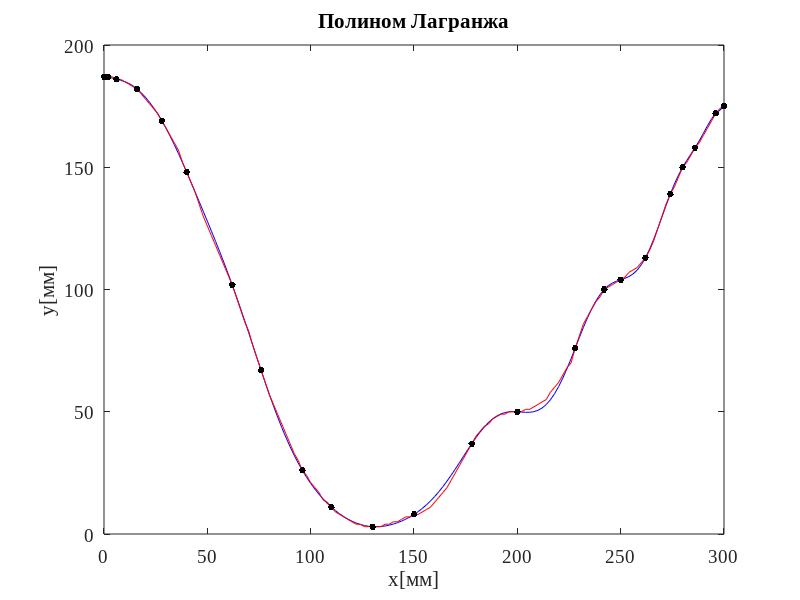
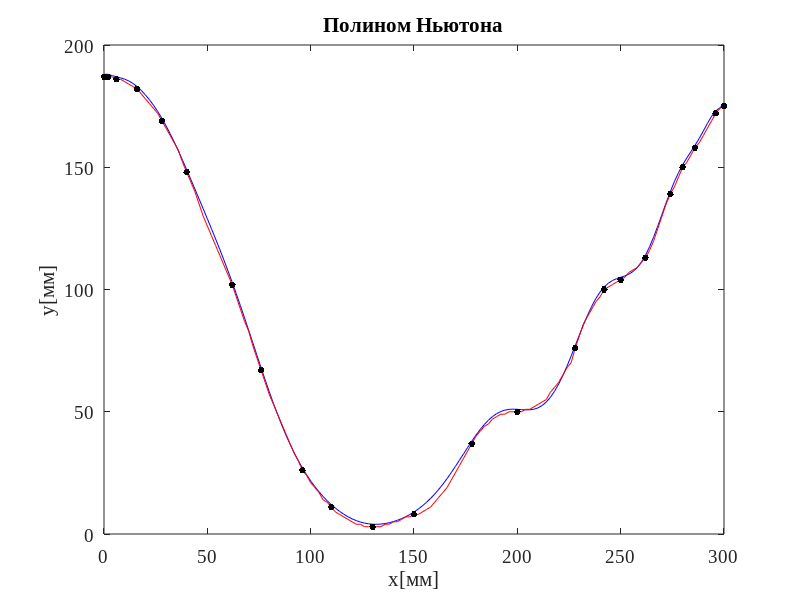
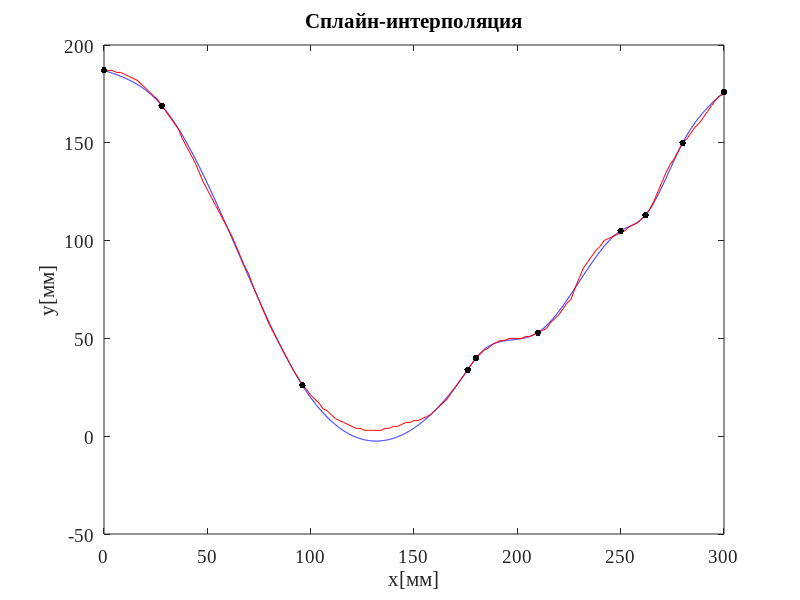
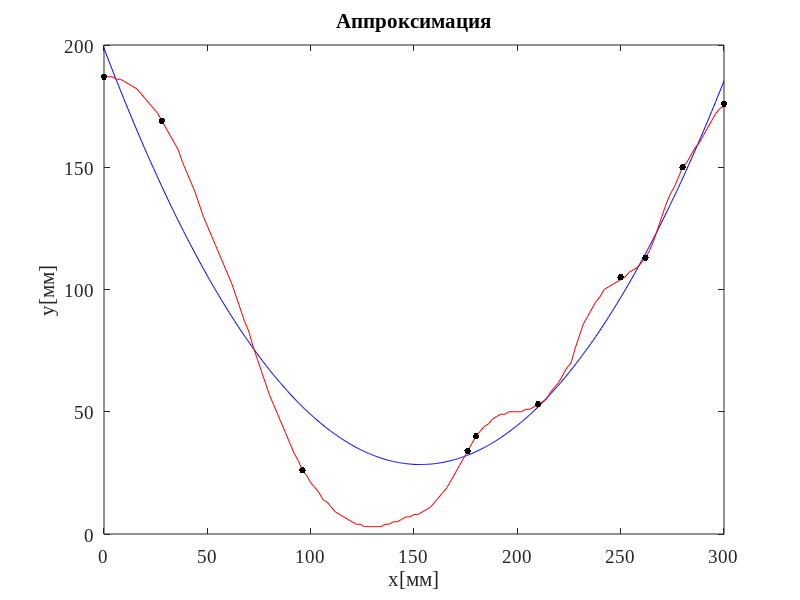

These charts were generated, in order, by the following MATLAB code:
clear all;
clc;
x = 0:2:300;
y = [187, 187, 187, 186, 186, 185, 184 183, 182, 180, 178, 176, 174, 172, 169, 166, 163, 160, 157, 152, 148, 144, 140, 135, 130, 126, 122, 118, 114, 110, 106, 102, 97, 92, 87, 83, 77, 72, 67, 62, 57, 53, 49, 45, 41, 37, 33, 30, 26, 24, 21, 19, 17, 14, 13, 11, 9, 8, 7, 6, 5, 4, 4, 3, 3, 3, 3, 3, 4, 4, 5, 5, 6, 7, 7, 8, 8, 9, 10, 11, 13, 15, 17, 19, 22, 25, 28, 31, 34, 37, 40, 42, 44, 45, 47. 48, 49, 49, 50, 50, 50, 50, 51, 51, 52, 53, 54, 55, 58, 60, 62, 65, 68, 70, 76, 81, 86, 89, 92, 95, 97, 100, 101, 102, 103, 104, 105, 107, 108, 109, 111, 113, 116, 120, 125, 130, 135, 139, 142, 146, 150, 152, 155, 158, 160, 163, 166, 169, 172, 174, 175];
y_23dots = [187, 187, 186, 182, 169, 148, 102, 67, 26, 11, 3, 8, 37, 50, 76, 100, 104, 113, 139, 150, 158, 172, 175];
x_23dots = [0, 2, 6, 16, 28, 40, 62, 76, 96, 110, 130, 150, 178, 200, 228, 242, 250, 262, 274, 280, 286, 296, 300];
%-------------Lagrange------------
n = length(x_23dots);
y_lagrange = 0;
for k = 1:n
    t = 1;
    for j = [1:k-1, k+1:n]
        t = t .* (x-x_23dots(j))./(x_23dots(k)-x_23dots(j));
    end
    y_lagrange = y_lagrange + y_23dots(k) .* t;
end
hold on;
fig1 = figure;
plot(x, y_lagrange, 'blue', x, y, 'red', x_23dots, y_23dots, '.black', 'MarkerSize', 15);
title('Полином Лагранжа');
xlabel('x[мм]')
ylabel('y[мм]')
set(gca,'FontSize', 14,'FontName', 'Times New Roman')
print('D:\Даша\Политех\Численные методы\Lagrange.jpg', '-r600', '-dtiff')
close(fig1);
%--------------Newton-------------
y_newton = 1;
delta_y = 0;
for i = 1:length(y_23dots)
    delta_y (1, i) = y_23dots(i);
end
for i = 2:length(y_23dots)
    for j = 1:length(y_23dots)
        if (j < i)
           delta_y(i, j) = 0; 
        else 
           delta_y(i, j) = (delta_y(i-1, j) - delta_y(i-1, j-1)) / (x_23dots(j) - x_23dots(j-i+1));
        end
    end
end
for i=1:length(y_23dots)
    t = 1;
    for j=1:i-1
        t = t .* (x - x_23dots(j));
    end
    y_newton = y_newton + delta_y(i, i) * t;
end
hold on;
fig2 = figure;
plot (x, y_newton, 'blue', x, y, 'red', x_23dots, y_23dots, '.black', 'MarkerSize', 15);
title('Полином Ньютона');
xlabel('x[мм]')
ylabel('y[мм]')
set(gca,'FontSize', 14,'FontName', 'Times New Roman')
print('D:\Даша\Политех\Численные методы\Newton.jpg', '-r600', '-dtiff')
close(fig2);
%------------Spline------------
y_10dots = [187, 169, 26, 34, 40, 53, 105, 113, 150, 176];
x_10dots = [0, 28, 96, 176, 180, 210, 250, 262, 280, 300];
Matrix_coeff_left = zeros (26, 26);
Matrix_coeff_right = zeros (1, 26);
for i = 1:9
   Matrix_coeff_right(1, i) = y_10dots(i+1) - y_10dots(i);
end
j = 1;
for i = 1:9
   if i == 1
      Matrix_coeff_left (i, j) = x_10dots(j+1) - x_10dots(j);
      Matrix_coeff_left (i, j+17) = (x_10dots(j+1) - x_10dots(j))^3;
   else
      Matrix_coeff_left (i, j) = x_10dots(j+1) - x_10dots(j);
      Matrix_coeff_left (i, j+8) = (x_10dots(j+1) - x_10dots(j))^2;
      Matrix_coeff_left (i, j+17) = (x_10dots(j+1) - x_10dots(j))^3;
   end
   j = j + 1;
end
j = 1;
for i = 10:17
   if i == 10
      Matrix_coeff_left (i, j) = 1;
      Matrix_coeff_left (i, j+1) = -1;
      Matrix_coeff_left (i, j+17) = 3*((x_10dots(j+1) - x_10dots(j))^2);
   else
      Matrix_coeff_left (i, j) = 1;
      Matrix_coeff_left (i, j+1) = -1;
      Matrix_coeff_left (i, j+8) = 2*(x_10dots(j+1) - x_10dots(j));
      Matrix_coeff_left (i, j+17) = 3*((x_10dots(j+1) - x_10dots(j))^2);
   end
   j = j + 1;
end
j = 1;
for i = 18:25
   if i == 18
      Matrix_coeff_left (i, j+9) = -1;
      Matrix_coeff_left (i, j+17) = 3*(x_10dots(j+1) - x_10dots(j));
   else
      Matrix_coeff_left (i, j+8) = 1;
      Matrix_coeff_left (i, j+9) = -1;
      Matrix_coeff_left (i, j+17) = 3*(x_10dots(j+1) - x_10dots(j));
   end
   j = j + 1;
end
Matrix_coeff_left (26, 17) = 1;
Matrix_coeff_left (26, 26) = 3*(x_10dots(10) - x_10dots(9));
Matrix_coeff_right = Matrix_coeff_right';
coeff_spl = Matrix_coeff_left\Matrix_coeff_right;
x_10dots_1 = 0:0.1:28;
x_10dots_2 = 28:0.1:96;
x_10dots_3 = 96:0.1:176;
x_10dots_4 = 176:0.1:180;
x_10dots_5 = 180:0.1:210;
x_10dots_6 = 210:0.1:250;
x_10dots_7 = 250:0.1:262;
x_10dots_8 = 262:0.1:280;
x_10dots_9 = 280:0.1:300;
S_1 = y_10dots(1) + coeff_spl(1)*(x_10dots_1-x_10dots(1)) + coeff_spl(18)*((x_10dots_1-x_10dots(1)).^3);
S_2 = y_10dots(2) + coeff_spl(2)*(x_10dots_2-x_10dots(2)) + coeff_spl(10)*((x_10dots_2-x_10dots(2)).^2) + coeff_spl(19)*((x_10dots_2-x_10dots(2)).^3);
S_3 = y_10dots(3) + coeff_spl(3)*(x_10dots_3-x_10dots(3)) + coeff_spl(11)*((x_10dots_3-x_10dots(3)).^2) + coeff_spl(20)*((x_10dots_3-x_10dots(3)).^3);
S_4 = y_10dots(4) + coeff_spl(4)*(x_10dots_4-x_10dots(4)) + coeff_spl(12)*((x_10dots_4-x_10dots(4)).^2) + coeff_spl(21)*((x_10dots_4-x_10dots(4)).^3);
S_5 = y_10dots(5) + coeff_spl(5)*(x_10dots_5-x_10dots(5)) + coeff_spl(13)*((x_10dots_5-x_10dots(5)).^2) + coeff_spl(22)*((x_10dots_5-x_10dots(5)).^3);
S_6 = y_10dots(6) + coeff_spl(6)*(x_10dots_6-x_10dots(6)) + coeff_spl(14)*((x_10dots_6-x_10dots(6)).^2) + coeff_spl(23)*((x_10dots_6-x_10dots(6)).^3);
S_7 = y_10dots(7) + coeff_spl(7)*(x_10dots_7-x_10dots(7)) + coeff_spl(15)*((x_10dots_7-x_10dots(7)).^2) + coeff_spl(24)*((x_10dots_7-x_10dots(7)).^3);
S_8 = y_10dots(8) + coeff_spl(8)*(x_10dots_8-x_10dots(8)) + coeff_spl(16)*((x_10dots_8-x_10dots(8)).^2) + coeff_spl(25)*((x_10dots_8-x_10dots(8)).^3);
S_9 = y_10dots(9) + coeff_spl(9)*(x_10dots_9-x_10dots(9)) + coeff_spl(17)*((x_10dots_9-x_10dots(9)).^2) + coeff_spl(26)*((x_10dots_9-x_10dots(9)).^3);
hold on;
fig3 = figure;
plot(x_10dots_1, S_1, 'blue', x_10dots_2, S_2, 'blue', x_10dots_3, S_3, 'blue', x_10dots_4, S_4, 'blue', x_10dots_5, S_5, 'blue', x_10dots_6, S_6, 'blue', x_10dots_7, S_7, 'blue', x_10dots_8, S_8, 'blue', x_10dots_9, S_9, 'blue', x, y, 'red', x_10dots, y_10dots, '.black', 'MarkerSize', 15);
title('Сплайн-интерполяция');
xlabel('x[мм]')
ylabel('y[мм]')
set(gca,'FontSize', 14,'FontName', 'Times New Roman')
print('D:\Даша\Политех\Численные методы\Spline.jpg', '-r600', '-dtiff')
close(fig3);
%------------Approximation----------------
N = length(x_10dots);
m = 2;
POWERX = zeros(2*m);
for k = 1:2*m
    for i = 1:N
       POWERX(k) =  POWERX(k) + x_10dots(i).^k;
    end
end
SUMX = zeros(m+1, m+1);
for l = 1:m+1
    for j = 1:m+1
        if (j == 1 && l == 1)
            SUMX(l, j) = N;
        else
            SUMX(l, j) = POWERX(l + j - 2);
        end
    end
end
PRAW = zeros(m+1);
for l = 1:m+1 
    for i = 1:N
        PRAW(l) = PRAW(l) + y_10dots(i).*(x_10dots(i).^(l-1));
    end
end
coeff_mnk = SUMX.'\PRAW;
coeff_mnk = coeff_mnk.';
S2 = 1;
for i = 1:N
    S2_ = y_10dots(i);
    for j = 1:m+1
        S2_ = S2_ - coeff_mnk(j).*(x_10dots.^(j-1)); 
    end
    S2 = S2 + (S2_.^2);
end
S2 = S2./(N-m-1);
sigma = sqrt(S2);
x_appr = 0:0.5:300;
y_appr = coeff_mnk(1, 3)*x_appr.^2 + coeff_mnk(1, 2)*x_appr + coeff_mnk(1, 1);
hold on;
fig4 = figure;
plot (x_appr, y_appr, 'blue', x, y, 'red', x_10dots, y_10dots, '.black', 'MarkerSize', 15);
title('Аппроксимация');
xlabel('x[мм]')
ylabel('y[мм]')
set(gca,'FontSize', 14,'FontName', 'Times New Roman')
print('D:\Даша\Политех\Численные методы\Approximation.jpg', '-r600', '-dtiff')
close(fig4);
%-----------Differentiation---------------
x_function = 0:1:300;
n = length(x_23dots);
y_function = 0;
for k = 1:n
    t = 1;
    for j = [1:k-1, k+1:n]
        t = t .* (x_function-x_23dots(j))./(x_23dots(k)-x_23dots(j));
    end
    y_function = y_function + y_23dots(k) .* t;
end
d_y_1 = zeros (301);
for i = 1:300
    d_y_1(i) = (y_function(i)-y_function(i+1));
end
d_y_2 = zeros (301);
for i = 2:301
    d_y_2(i) = (y_function(i-1)-y_function(i));
end
Margin_of_error_back_and_forth = 1/2;
d_y_3 = zeros (301);
for i = 2:300
    d_y_3(i) = (y_function(i-1)-y_function(i+1))/2;
end
Margin_of_error_center_first_diff = 1/6;
d_y_4 = zeros (301);
for i = 2:300
    d_y_4(i) = (y_function(i-1)-2*y_function(i)+y_function(i+1))/2;
end
Margin_of_error_center_second_diff = 1/12;
fig5 = figure;
subplot(1, 2, 1);
hold on;
plot (x_function, d_y_1, 'green', x_function, d_y_2, 'magenta', x_function, d_y_3, 'blue', x_function, d_y_4, 'black');
disp('Margin of error of differentiation:');
disp('Back and forth : '); 
disp(Margin_of_error_back_and_forth);
disp('Center (first): ');
disp(Margin_of_error_center_first_diff);
disp('Center (second): ');
disp(Margin_of_error_center_second_diff);
xlabel('x[мм]')
ylabel('y[мм]')
title('Дифференцирование');
set(gca,'FontSize', 14,'FontName', 'Times New Roman')
subplot(1, 2, 2);
plot (x, (y), 'red');
xlabel('x[мм]')
ylabel('y[мм]')
set(gca,'FontSize', 14,'FontName', 'Times New Roman')
print('D:\Даша\Политех\Численные методы\Differentiation.jpg', '-r600', '-dtiff')
close(fig5);
%--------------Integration---------------
i_y_1 = zeros (301);
for i = 1:301
    if i == 1
        i_y_1(i) = y_function(i);
    else
        i_y_1(i) = y_function(i) + i_y_1(i-1); 
    end
end
i_y_2 = zeros (301);
for i = 1:300
    if i == 1
        i_y_2(i) = y_function(i+1);
    else
        i_y_2(i) = y_function(i+1) + i_y_2(i-1); 
    end
end
Margin_of_error_left_and_right_integration = 1/2;
i_y_3 = zeros (151);
for i = 1:150
    if i == 1
        i_y_3(i) = y_function(((2*i-1)+(2*i+1))/2) * 2;
    else
        i_y_3(i) = y_function(((2*i-1)+(2*i+1))/2) * 2 + i_y_3(i-1); 
    end
end
Margin_of_error_center_integration = 8/24;
i_y_4 = zeros (301);
for i = 1:300
    if i == 1
        i_y_4(i) = ((y_function(i)+y_function(i+1))/2);
    else
        i_y_4(i) = ((y_function(i)+y_function(i+1))/2) + i_y_4(i-1); 
    end
end
Margin_of_error_trapeziod_integration = 1/12;
i_y_5 = zeros (151);
for i = 1:150
    if i == 1
        i_y_5(i) = 1/3 * (y_function(2*i-1)+4*y_function(((2*i-1)+(2*i+1))/2)+y_function(2*i+1));
    else
        i_y_5(i) = 1/3 * (y_function(2*i-1)+4*y_function(((2*i-1)+(2*i+1))/2)+y_function(2*i+1)) + i_y_5(i-1); 
    end
end
Margin_of_error_simpson_integration = 32/2880;
fig6 = figure;
subplot(1,2,1);
hold on;
plot(x_function, i_y_1, 'green', x_function, i_y_2, 'blue', x, i_y_3, 'magenta', x_function, i_y_4, 'yellow', x, i_y_5, 'black');
disp('Margin of error of integration:');
disp('Left and right : '); 
disp(Margin_of_error_left_and_right_integration);
disp('Center: ');
disp(Margin_of_error_center_integration);
disp('Trapeziod: ');
disp(Margin_of_error_trapeziod_integration);
disp('Simpson: ');
disp(Margin_of_error_simpson_integration);
xlabel('x[мм]')
ylabel('y[мм]')
title('Интегрирование');
set(gca,'FontSize', 14,'FontName', 'Times New Roman')
subplot(1, 2, 2);
plot (x, y, 'red');
xlabel('x[мм]')
ylabel('y[мм]')
set(gca,'FontSize', 14,'FontName', 'Times New Roman')
print('D:\Даша\Политех\Численные методы\Integration.jpg', '-r600', '-dtiff')
close(fig6);
%------------Modeling----------------
x_function_600dots = 0:0.5:300;
len = length(x_function_600dots);
delta = 0.5;
delta_t = 0;
y_func_2 = 0;
for k = 1:n
    t = 1;
    for j = [1:k-1, k+1:n]
        t = t .* (x_function_600dots-x_23dots(j))./(x_23dots(k)-x_23dots(j));
    end
    y_func_2 = y_func_2 + y_23dots(k) .* t;
end
V0 = 0;
prompt = 'x start: ';
k = input(prompt);
j = k/0.5 + 1;
C = 9.81*y_func_2(j) + (V0^2)/2;
tangens_a = 0;
for i = 1:len
    if (i == 1)
        tangens_a(i) = y_func_2(i)/x_function_600dots(i);
        V(i) = V0;
        delta_t(i) = 0;
    else
        tangens_a(i) = (y_func_2(i)-y_func_2(i-1))/(x_function_600dots(i)-x_function_600dots(i-1));
        V(i) = sqrt(abs((2*(C - (9.81*y_func_2(i))))/(1+(tangens_a(i)^2))));
        if V(i) == 0
            delta_t(i) = delta_t(i-1);
        else
            delta_t(i) = delta/V(i);
        end
    end
end
fig7 = figure;
hold on;
count = 0;
V_dots = zeros(1, 601);
for i = 1:len
    if (y_func_2(i) <= y_func_2(j))
        V_dots(i) = V(i);
        count = count + 1;
    end
end
plot(x_function_600dots, V_dots);
title('Зависимость скорости от x');
xlabel('x[м]')
ylabel('V[м/с]')
xlim([0 300]);
set(gca,'FontSize', 14,'FontName', 'Times New Roman')
print('D:\Даша\Политех\Численные методы\Dependency.jpg', '-r600', '-dtiff');
close(fig7);
figure;
hold on;
plot (x_function_600dots, y_func_2);
title('Моделирование');
xlabel('x[м]')
ylabel('y[м]')
xlim([0 300]);
ylim([0 200]);
if (tangens_a(j) > 0)
    step = -0.5;
end
if (tangens_a(j) < 0)
    step = 0.5;
end
for n = 1:count*3
    p = (k/0.5)+1;
    if (((p == j) || (y_func_2(p)>y_func_2(j)) || k == 300 || k == 0) && n ~= 1)
        step = -step;
    end
    h = plot(k, y_func_2(p), '.r', 'MarkerSize', 15);
    pause(delta_t(p));
    k = k + step;
    delete(h);
end
close;
